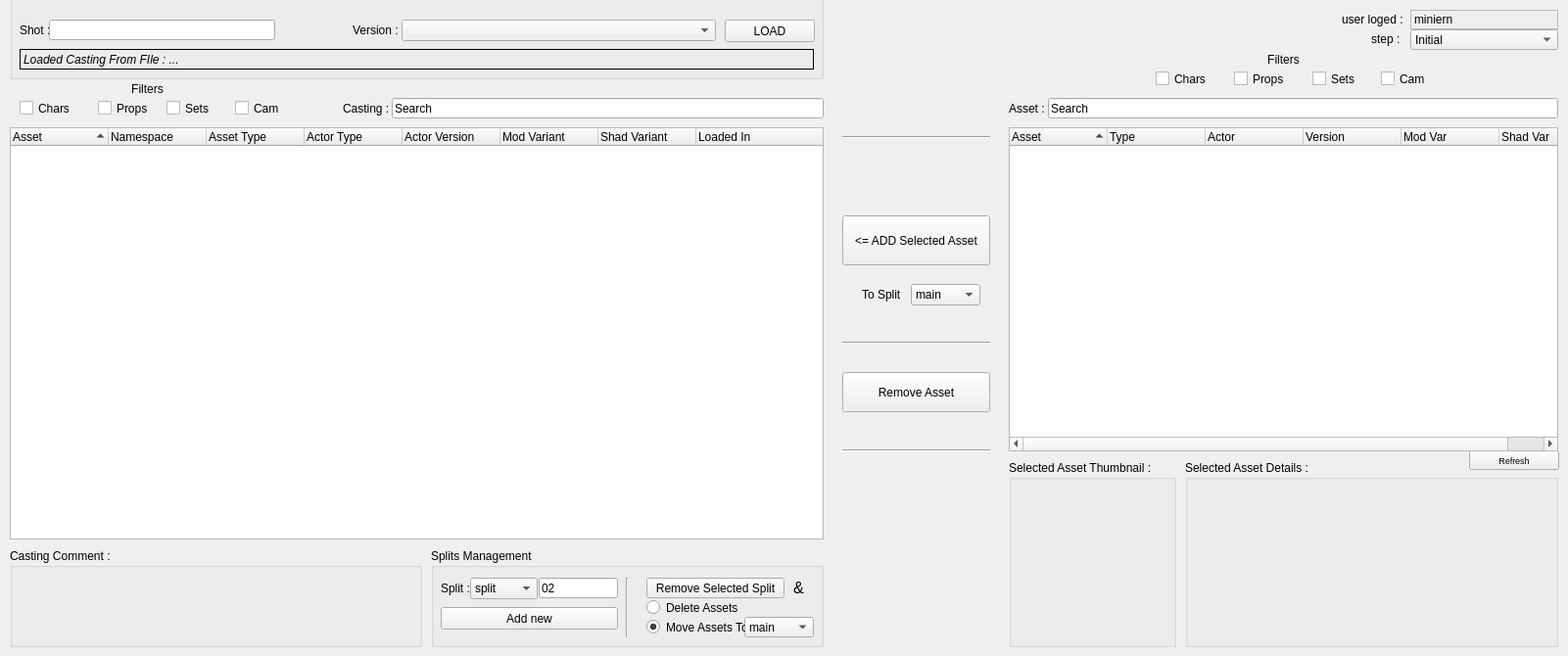
    <widget class="QWidget" name="tab">
     <attribute name="title">
      <string>Single Mode</string>
     </attribute>
     <widget class="QTreeWidget" name="treeCurrentCasting">
      <property name="geometry">
       <rect>
        <x>10</x>
        <y>130</y>
        <width>831</width>
        <height>421</height>
       </rect>
      </property>
      <property name="acceptDrops">
       <bool>true</bool>
      </property>
      <property name="autoFillBackground">
       <bool>false</bool>
      </property>
      <property name="sizeAdjustPolicy">
       <enum>QAbstractScrollArea::AdjustToContentsOnFirstShow</enum>
      </property>
      <property name="dragDropMode">
       <enum>QAbstractItemView::DragDrop</enum>
      </property>
      <property name="defaultDropAction">
       <enum>Qt::MoveAction</enum>
      </property>
      <property name="alternatingRowColors">
       <bool>true</bool>
      </property>
      <property name="selectionMode">
       <enum>QAbstractItemView::ExtendedSelection</enum>
      </property>
      <property name="autoExpandDelay">
       <number>-1</number>
      </property>
      <property name="itemsExpandable">
       <bool>true</bool>
      </property>
      <property name="sortingEnabled">
       <bool>true</bool>
      </property>
      <property name="animated">
       <bool>false</bool>
      </property>
      <property name="allColumnsShowFocus">
       <bool>false</bool>
      </property>
      <property name="wordWrap">
       <bool>false</bool>
      </property>
      <property name="headerHidden">
       <bool>false</bool>
      </property>
      <attribute name="headerCascadingSectionResizes">
       <bool>false</bool>
      </attribute>
      <attribute name="headerHighlightSections">
       <bool>true</bool>
      </attribute>
      <column>
       <property name="text">
        <string>Asset</string>
       </property>
      </column>
      <column>
       <property name="text">
        <string>Namespace</string>
       </property>
      </column>
      <column>
       <property name="text">
        <string>Asset Type</string>
       </property>
      </column>
      <column>
       <property name="text">
        <string>Actor Type</string>
       </property>
      </column>
      <column>
       <property name="text">
        <string>Actor Version</string>
       </property>
      </column>
      <column>
       <property name="text">
        <string>Mod Variant</string>
       </property>
      </column>
      <column>
       <property name="text">
        <string>Shad Variant</string>
       </property>
      </column>
      <column>
       <property name="text">
        <string>Loaded In</string>
       </property>
      </column>
     </widget>
     <widget class="QGroupBox" name="groupBox">
      <property name="geometry">
       <rect>
        <x>440</x>
        <y>560</y>
        <width>401</width>
        <height>101</height>
       </rect>
      </property>
      <property name="title">
       <string>Splits Management</string>
      </property>
      <widget class="QPushButton" name="pushButton_4">
       <property name="geometry">
        <rect>
         <x>220</x>
         <y>30</y>
         <width>141</width>
         <height>21</height>
        </rect>
       </property>
       <property name="text">
        <string>Remove Selected Split</string>
       </property>
      </widget>
      <widget class="QLabel" name="label_4">
       <property name="geometry">
        <rect>
         <x>10</x>
         <y>30</y>
         <width>47</width>
         <height>21</height>
        </rect>
       </property>
       <property name="text">
        <string>Split :</string>
       </property>
      </widget>
      <widget class="QLineEdit" name="lineEdit_2">
       <property name="geometry">
        <rect>
         <x>110</x>
         <y>30</y>
         <width>81</width>
         <height>21</height>
        </rect>
       </property>
       <property name="text">
        <string>02</string>
       </property>
      </widget>
      <widget class="QPushButton" name="pushButton_3">
       <property name="geometry">
        <rect>
         <x>10</x>
         <y>60</y>
         <width>181</width>
         <height>23</height>
        </rect>
       </property>
       <property name="text">
        <string>Add new</string>
       </property>
      </widget>
      <widget class="QComboBox" name="comboBox_2">
       <property name="geometry">
        <rect>
         <x>40</x>
         <y>30</y>
         <width>69</width>
         <height>22</height>
        </rect>
       </property>
       <item>
        <property name="text">
         <string>split</string>
        </property>
       </item>
      </widget>
      <widget class="QLabel" name="label_5">
       <property name="geometry">
        <rect>
         <x>370</x>
         <y>30</y>
         <width>21</width>
         <height>21</height>
        </rect>
       </property>
       <property name="font">
        <font>
         <pointsize>12</pointsize>
        </font>
       </property>
       <property name="text">
        <string>&amp;</string>
       </property>
      </widget>
      <widget class="Line" name="line_3">
       <property name="geometry">
        <rect>
         <x>190</x>
         <y>30</y>
         <width>20</width>
         <height>61</height>
        </rect>
       </property>
       <property name="orientation">
        <enum>Qt::Vertical</enum>
       </property>
      </widget>
      <widget class="QRadioButton" name="radioButton">
       <property name="geometry">
        <rect>
         <x>220</x>
         <y>50</y>
         <width>101</width>
         <height>21</height>
        </rect>
       </property>
       <property name="text">
        <string>Delete Assets</string>
       </property>
      </widget>
      <widget class="QComboBox" name="comboBox_4">
       <property name="geometry">
        <rect>
         <x>320</x>
         <y>70</y>
         <width>71</width>
         <height>21</height>
        </rect>
       </property>
       <item>
        <property name="text">
         <string>main</string>
        </property>
       </item>
       <item>
        <property name="text">
         <string>split_001</string>
        </property>
       </item>
      </widget>
      <widget class="QRadioButton" name="radioButton_2">
       <property name="enabled">
        <bool>true</bool>
       </property>
       <property name="geometry">
        <rect>
         <x>220</x>
         <y>70</y>
         <width>101</width>
         <height>21</height>
        </rect>
       </property>
       <property name="text">
        <string>Move Assets To</string>
       </property>
       <property name="checked">
        <bool>true</bool>
       </property>
      </widget>
     </widget>
     <widget class="QCheckBox" name="checkBox">
      <property name="geometry">
       <rect>
        <x>20</x>
        <y>100</y>
        <width>70</width>
        <height>21</height>
       </rect>
      </property>
      <property name="text">
       <string>Chars</string>
      </property>
     </widget>
     <widget class="QCheckBox" name="checkBox_2">
      <property name="geometry">
       <rect>
        <x>100</x>
        <y>100</y>
        <width>70</width>
        <height>21</height>
       </rect>
      </property>
      <property name="text">
       <string>Props</string>
      </property>
     </widget>
     <widget class="QCheckBox" name="checkBox_3">
      <property name="geometry">
       <rect>
        <x>170</x>
        <y>100</y>
        <width>70</width>
        <height>21</height>
       </rect>
      </property>
      <property name="text">
       <string>Sets</string>
      </property>
     </widget>
     <widget class="QLineEdit" name="lineEdit_3">
      <property name="geometry">
       <rect>
        <x>400</x>
        <y>100</y>
        <width>441</width>
        <height>21</height>
       </rect>
      </property>
      <property name="text">
       <string>Search</string>
      </property>
     </widget>
     <widget class="QLabel" name="label_7">
      <property name="geometry">
       <rect>
        <x>80</x>
        <y>80</y>
        <width>141</width>
        <height>21</height>
       </rect>
      </property>
      <property name="text">
       <string>Filters</string>
      </property>
      <property name="alignment">
       <set>Qt::AlignCenter</set>
      </property>
     </widget>
     <widget class="QCheckBox" name="checkBox_4">
      <property name="geometry">
       <rect>
        <x>240</x>
        <y>100</y>
        <width>70</width>
        <height>21</height>
       </rect>
      </property>
      <property name="text">
       <string>Cam</string>
      </property>
     </widget>
     <widget class="Line" name="line_5">
      <property name="geometry">
       <rect>
        <x>860</x>
        <y>130</y>
        <width>151</width>
        <height>20</height>
       </rect>
      </property>
      <property name="orientation">
       <enum>Qt::Horizontal</enum>
      </property>
     </widget>
     <widget class="QLabel" name="label_8">
      <property name="geometry">
       <rect>
        <x>1030</x>
        <y>100</y>
        <width>47</width>
        <height>21</height>
       </rect>
      </property>
      <property name="text">
       <string>Asset :</string>
      </property>
     </widget>
     <widget class="QCheckBox" name="checkBox_6">
      <property name="geometry">
       <rect>
        <x>1340</x>
        <y>70</y>
        <width>70</width>
        <height>21</height>
       </rect>
      </property>
      <property name="text">
       <string>Sets</string>
      </property>
     </widget>
     <widget class="QLineEdit" name="lineEdit_5">
      <property name="geometry">
       <rect>
        <x>1070</x>
        <y>100</y>
        <width>521</width>
        <height>21</height>
       </rect>
      </property>
      <property name="text">
       <string>Search</string>
      </property>
     </widget>
     <widget class="QPushButton" name="pushButton_7">
      <property name="geometry">
       <rect>
        <x>1500</x>
        <y>460</y>
        <width>92</width>
        <height>20</height>
       </rect>
      </property>
      <property name="font">
       <font>
        <pointsize>7</pointsize>
       </font>
      </property>
      <property name="text">
       <string>Refresh</string>
      </property>
     </widget>
     <widget class="QPushButton" name="pushButton_12">
      <property name="geometry">
       <rect>
        <x>860</x>
        <y>220</y>
        <width>151</width>
        <height>51</height>
       </rect>
      </property>
      <property name="text">
       <string>&lt;= ADD Selected Asset</string>
      </property>
     </widget>
     <widget class="QCheckBox" name="checkBox_8">
      <property name="geometry">
       <rect>
        <x>1260</x>
        <y>70</y>
        <width>70</width>
        <height>21</height>
       </rect>
      </property>
      <property name="text">
       <string>Props</string>
      </property>
     </widget>
     <widget class="QCheckBox" name="checkBox_7">
      <property name="geometry">
       <rect>
        <x>1180</x>
        <y>70</y>
        <width>70</width>
        <height>21</height>
       </rect>
      </property>
      <property name="text">
       <string>Chars</string>
      </property>
     </widget>
     <widget class="QLabel" name="label_9">
      <property name="geometry">
       <rect>
        <x>880</x>
        <y>290</y>
        <width>41</width>
        <height>21</height>
       </rect>
      </property>
      <property name="text">
       <string>To Split :</string>
      </property>
     </widget>
     <widget class="QCheckBox" name="checkBox_9">
      <property name="geometry">
       <rect>
        <x>1410</x>
        <y>70</y>
        <width>51</width>
        <height>21</height>
       </rect>
      </property>
      <property name="text">
       <string>Cam</string>
      </property>
     </widget>
     <widget class="QTreeWidget" name="treeAsset">
      <property name="geometry">
       <rect>
        <x>1030</x>
        <y>130</y>
        <width>561</width>
        <height>331</height>
       </rect>
      </property>
      <property name="verticalScrollBarPolicy">
       <enum>Qt::ScrollBarAsNeeded</enum>
      </property>
      <property name="sizeAdjustPolicy">
       <enum>QAbstractScrollArea::AdjustToContentsOnFirstShow</enum>
      </property>
      <property name="dragDropMode">
       <enum>QAbstractItemView::DragOnly</enum>
      </property>
      <property name="defaultDropAction">
       <enum>Qt::CopyAction</enum>
      </property>
      <property name="alternatingRowColors">
       <bool>true</bool>
      </property>
      <property name="selectionMode">
       <enum>QAbstractItemView::ExtendedSelection</enum>
      </property>
      <property name="sortingEnabled">
       <bool>true</bool>
      </property>
      <column>
       <property name="text">
        <string>Asset</string>
       </property>
      </column>
      <column>
       <property name="text">
        <string>Type</string>
       </property>
      </column>
      <column>
       <property name="text">
        <string>Actor</string>
       </property>
      </column>
      <column>
       <property name="text">
        <string>Version</string>
       </property>
      </column>
      <column>
       <property name="text">
        <string>Mod Var</string>
       </property>
      </column>
      <column>
       <property name="text">
        <string>Shad Var</string>
       </property>
      </column>
     </widget>
     <widget class="QComboBox" name="comboBox_3">
      <property name="geometry">
       <rect>
        <x>930</x>
        <y>290</y>
        <width>71</width>
        <height>22</height>
       </rect>
      </property>
      <item>
       <property name="text">
        <string>main</string>
       </property>
      </item>
      <item>
       <property name="text">
        <string>split_001</string>
       </property>
      </item>
     </widget>
     <widget class="QPushButton" name="pushButton_6">
      <property name="geometry">
       <rect>
        <x>860</x>
        <y>380</y>
        <width>151</width>
        <height>41</height>
       </rect>
      </property>
      <property name="text">
       <string>Remove Asset</string>
      </property>
     </widget>
     <widget class="Line" name="line_7">
      <property name="geometry">
       <rect>
        <x>860</x>
        <y>450</y>
        <width>151</width>
        <height>20</height>
       </rect>
      </property>
      <property name="orientation">
       <enum>Qt::Horizontal</enum>
      </property>
     </widget>
     <widget class="QGroupBox" name="groupBox_4">
      <property name="geometry">
       <rect>
        <x>1210</x>
        <y>470</y>
        <width>381</width>
        <height>191</height>
       </rect>
      </property>
      <property name="title">
       <string>Selected Asset Details : </string>
      </property>
      <widget class="QLabel" name="label_29">
       <property name="geometry">
        <rect>
         <x>0</x>
         <y>20</y>
         <width>381</width>
         <height>171</height>
        </rect>
       </property>
       <property name="text">
        <string/>
       </property>
       <property name="alignment">
        <set>Qt::AlignLeading|Qt::AlignLeft|Qt::AlignTop</set>
       </property>
       <property name="wordWrap">
        <bool>true</bool>
       </property>
       <property name="indent">
        <number>5</number>
       </property>
      </widget>
     </widget>
     <widget class="QGroupBox" name="groupBox_5">
      <property name="geometry">
       <rect>
        <x>1030</x>
        <y>470</y>
        <width>171</width>
        <height>191</height>
       </rect>
      </property>
      <property name="title">
       <string>Selected Asset Thumbnail : </string>
      </property>
      <widget class="QLabel" name="label_6">
       <property name="geometry">
        <rect>
         <x>10</x>
         <y>30</y>
         <width>151</width>
         <height>151</height>
        </rect>
       </property>
       <property name="text">
        <string/>
       </property>
       <property name="pixmap">
        <pixmap>C:/Users/Nicklaus/Desktop/ThumbnailTest.JPG</pixmap>
       </property>
       <property name="scaledContents">
        <bool>true</bool>
       </property>
      </widget>
     </widget>
     <widget class="QLabel" name="label_10">
      <property name="geometry">
       <rect>
        <x>1240</x>
        <y>50</y>
        <width>141</width>
        <height>21</height>
       </rect>
      </property>
      <property name="text">
       <string>Filters</string>
      </property>
      <property name="alignment">
       <set>Qt::AlignCenter</set>
      </property>
     </widget>
     <widget class="QLabel" name="label_15">
      <property name="geometry">
       <rect>
        <x>350</x>
        <y>100</y>
        <width>47</width>
        <height>21</height>
       </rect>
      </property>
      <property name="text">
       <string>Casting :</string>
      </property>
     </widget>
     <widget class="QGroupBox" name="groupBox_7">
      <property name="geometry">
       <rect>
        <x>10</x>
        <y>-10</y>
        <width>831</width>
        <height>91</height>
       </rect>
      </property>
      <property name="title">
       <string/>
      </property>
      <widget class="QLabel" name="label_24">
       <property name="geometry">
        <rect>
         <x>10</x>
         <y>30</y>
         <width>47</width>
         <height>21</height>
        </rect>
       </property>
       <property name="text">
        <string>Shot :</string>
       </property>
      </widget>
      <widget class="QLineEdit" name="lineEdit_9">
       <property name="geometry">
        <rect>
         <x>40</x>
         <y>30</y>
         <width>231</width>
         <height>21</height>
        </rect>
       </property>
       <property name="text">
        <string/>
       </property>
      </widget>
      <widget class="QPushButton" name="pushButton_18">
       <property name="geometry">
        <rect>
         <x>730</x>
         <y>30</y>
         <width>92</width>
         <height>23</height>
        </rect>
       </property>
       <property name="minimumSize">
        <size>
         <width>92</width>
         <height>0</height>
        </size>
       </property>
       <property name="maximumSize">
        <size>
         <width>60</width>
         <height>16777215</height>
        </size>
       </property>
       <property name="text">
        <string>LOAD</string>
       </property>
      </widget>
      <widget class="QComboBox" name="comboBox_8">
       <property name="geometry">
        <rect>
         <x>400</x>
         <y>30</y>
         <width>321</width>
         <height>22</height>
        </rect>
       </property>
      </widget>
      <widget class="QLabel" name="label_25">
       <property name="geometry">
        <rect>
         <x>350</x>
         <y>30</y>
         <width>47</width>
         <height>21</height>
        </rect>
       </property>
       <property name="text">
        <string>Version :</string>
       </property>
      </widget>
      <widget class="QLabel" name="label_26">
       <property name="geometry">
        <rect>
         <x>10</x>
         <y>60</y>
         <width>811</width>
         <height>21</height>
        </rect>
       </property>
       <property name="font">
        <font>
         <italic>true</italic>
        </font>
       </property>
       <property name="frameShape">
        <enum>QFrame::Box</enum>
       </property>
       <property name="text">
        <string>Loaded Casting From FIle : ... </string>
       </property>
      </widget>
     </widget>
     <widget class="QLabel" name="label">
      <property name="geometry">
       <rect>
        <x>880</x>
        <y>20</y>
        <width>101</width>
        <height>91</height>
       </rect>
      </property>
      <property name="frameShape">
       <enum>QFrame::NoFrame</enum>
      </property>
      <property name="frameShadow">
       <enum>QFrame::Plain</enum>
      </property>
      <property name="text">
       <string/>
      </property>
      <property name="pixmap">
       <pixmap>C:/Users/Nicklaus/Desktop/NouillesBornStudio_Logos.png</pixmap>
      </property>
      <property name="scaledContents">
       <bool>true</bool>
      </property>
      <property name="wordWrap">
       <bool>false</bool>
      </property>
     </widget>
     <widget class="QLabel" name="label_3">
      <property name="geometry">
       <rect>
        <x>1370</x>
        <y>10</y>
        <width>71</width>
        <height>20</height>
       </rect>
      </property>
      <property name="frameShape">
       <enum>QFrame::NoFrame</enum>
      </property>
      <property name="frameShadow">
       <enum>QFrame::Plain</enum>
      </property>
      <property name="text">
       <string>user loged : </string>
      </property>
     </widget>
     <widget class="QLabel" name="label_18">
      <property name="geometry">
       <rect>
        <x>1440</x>
        <y>10</y>
        <width>151</width>
        <height>20</height>
       </rect>
      </property>
      <property name="frameShape">
       <enum>QFrame::StyledPanel</enum>
      </property>
      <property name="frameShadow">
       <enum>QFrame::Plain</enum>
      </property>
      <property name="text">
       <string>miniern</string>
      </property>
     </widget>
     <widget class="QLabel" name="label_27">
      <property name="geometry">
       <rect>
        <x>1400</x>
        <y>30</y>
        <width>71</width>
        <height>20</height>
       </rect>
      </property>
      <property name="frameShape">
       <enum>QFrame::NoFrame</enum>
      </property>
      <property name="frameShadow">
       <enum>QFrame::Plain</enum>
      </property>
      <property name="text">
       <string>step :</string>
      </property>
     </widget>
     <widget class="QComboBox" name="comboBox_9">
      <property name="geometry">
       <rect>
        <x>1440</x>
        <y>30</y>
        <width>151</width>
        <height>21</height>
       </rect>
      </property>
      <item>
       <property name="text">
        <string>Initial</string>
       </property>
      </item>
      <item>
       <property name="text">
        <string>Layout</string>
       </property>
      </item>
      <item>
       <property name="text">
        <string>Prod</string>
       </property>
      </item>
      <item>
       <property name="text">
        <string>Anim</string>
       </property>
      </item>
      <item>
       <property name="text">
        <string>Fix</string>
       </property>
      </item>
     </widget>
     <widget class="QGroupBox" name="groupBox_10">
      <property name="geometry">
       <rect>
        <x>10</x>
        <y>560</y>
        <width>421</width>
        <height>101</height>
       </rect>
      </property>
      <property name="title">
       <string>Casting Comment :</string>
      </property>
      <widget class="QLabel" name="label_28">
       <property name="geometry">
        <rect>
         <x>0</x>
         <y>20</y>
         <width>421</width>
         <height>81</height>
        </rect>
       </property>
       <property name="text">
        <string/>
       </property>
       <property name="alignment">
        <set>Qt::AlignLeading|Qt::AlignLeft|Qt::AlignTop</set>
       </property>
       <property name="wordWrap">
        <bool>true</bool>
       </property>
       <property name="indent">
        <number>5</number>
       </property>
      </widget>
     </widget>
     <widget class="Line" name="line_8">
      <property name="geometry">
       <rect>
        <x>860</x>
        <y>340</y>
        <width>151</width>
        <height>20</height>
       </rect>
      </property>
      <property name="orientation">
       <enum>Qt::Horizontal</enum>
      </property>
     </widget>
    </widget>
